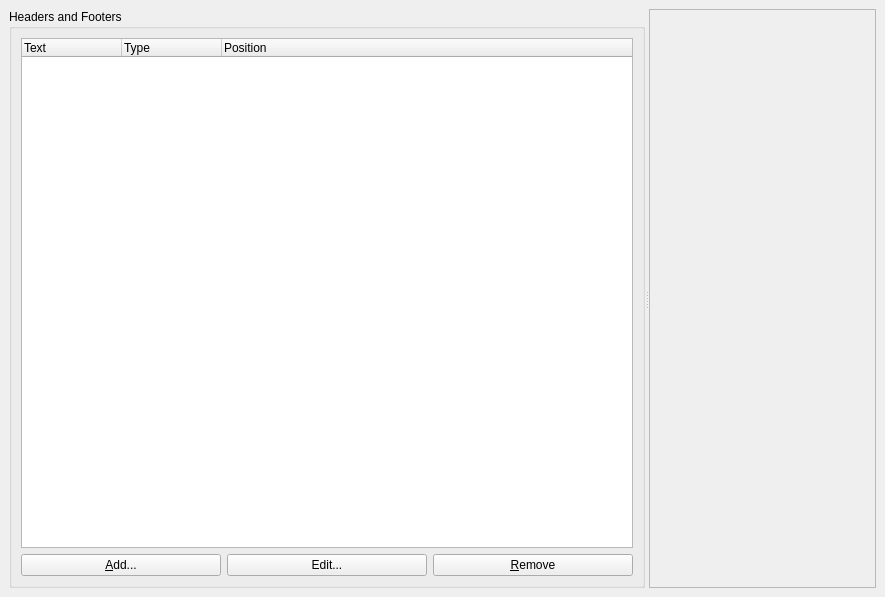
<ui version="4.0" >
 <author></author>
 <comment></comment>
 <exportmacro></exportmacro>
 <class>MainWindow</class>
 <widget class="QWidget" name="MainWindow" >
  <property name="geometry" >
   <rect>
    <x>0</x>
    <y>0</y>
    <width>885</width>
    <height>597</height>
   </rect>
  </property>
  <property name="windowTitle" >
   <string>Headers, Footers, and Legends</string>
  </property>
  <property name="windowIcon" >
   <iconset/>
  </property>
  <layout class="QVBoxLayout" >
   <property name="margin" >
    <number>9</number>
   </property>
   <property name="spacing" >
    <number>6</number>
   </property>
   <item>
    <widget class="QSplitter" name="splitter" >
     <property name="orientation" >
      <enum>Qt::Horizontal</enum>
     </property>
     <widget class="QSplitter" name="splitter2" >
      <property name="orientation" >
       <enum>Qt::Vertical</enum>
      </property>
      <widget class="QGroupBox" name="groupBox" >
       <property name="title" >
        <string>Headers and Footers</string>
       </property>
       <layout class="QVBoxLayout" >
        <property name="margin" >
         <number>9</number>
        </property>
        <property name="spacing" >
         <number>6</number>
        </property>
        <item>
         <widget class="QTreeWidget" name="headersTV" >
          <column>
           <property name="text" >
            <string>Text</string>
           </property>
          </column>
          <column>
           <property name="text" >
            <string>Type</string>
           </property>
          </column>
          <column>
           <property name="text" >
            <string>Position</string>
           </property>
          </column>
         </widget>
        </item>
        <item>
         <layout class="QHBoxLayout" >
          <property name="margin" >
           <number>0</number>
          </property>
          <property name="spacing" >
           <number>6</number>
          </property>
          <item>
           <widget class="QPushButton" name="addHeaderPB" >
            <property name="text" >
             <string>&amp;Add...</string>
            </property>
           </widget>
          </item>
          <item>
           <widget class="QPushButton" name="editHeaderPB" >
            <property name="text" >
             <string>Edit...</string>
            </property>
           </widget>
          </item>
          <item>
           <widget class="QPushButton" name="removeHeaderPB" >
            <property name="text" >
             <string>&amp;Remove</string>
            </property>
           </widget>
          </item>
         </layout>
        </item>
       </layout>
      </widget>
     </widget>
     <widget class="QFrame" name="chartFrame" >
      <property name="frameShape" >
       <enum>QFrame::StyledPanel</enum>
      </property>
      <property name="frameShadow" >
       <enum>QFrame::Raised</enum>
      </property>
     </widget>
    </widget>
   </item>
  </layout>
 </widget>
 <pixmapfunction></pixmapfunction>
 <resources>
  <include location="../HeaderFooter/BarChart" />
 </resources>
 <connections/>
</ui>
